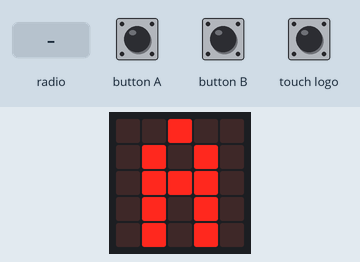
Recording of a program running on a simulated BBC micro:bit (MakeCode). Shown: the board's 5×5 LED display. The inputs (shaded band) are chosen by the test bench.

Above: at 1.2 s.
1.3 s: button B pressed for 0.15 s
At 2.2 s:
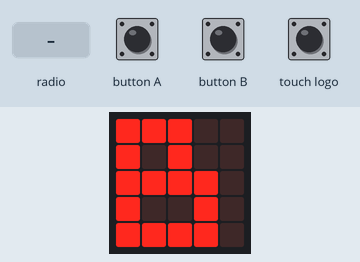
3.1 s: radio message "2" arrives
At 3.52 s:
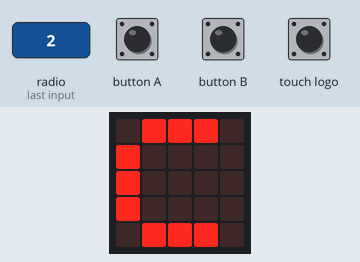
5.2 s: radio message "3" arrives
At 5.58 s:
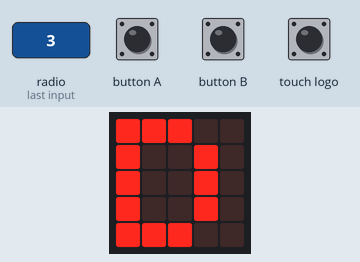
7.2 s: radio message "4" arrives
At 7.64 s:
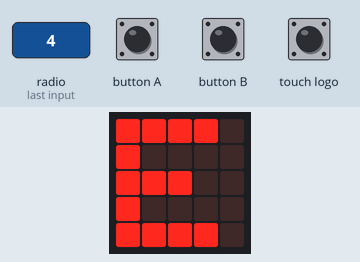
9.3 s: radio message "5" arrives
At 9.7 s:
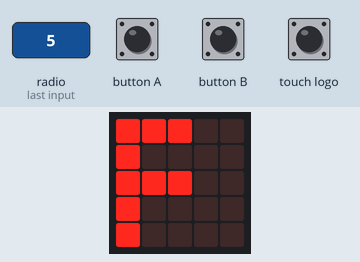
11.4 s: radio message "6" arrives
At 11.76 s:
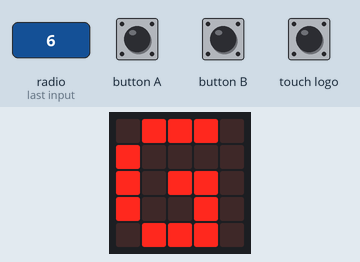
Timing chart, 0 to 14.4 s (numbered marks = the images above; inputs shaded):
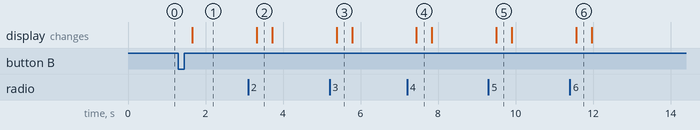

Measured:
- after the input at 1.3 s, the display: changes after 0.36 s (image 1)
- after the input at 3.1 s, the display: changes after 0.22 s (image 2)
- after the input at 5.2 s, the display: changes after 0.18 s (image 3)
- after the input at 7.2 s, the display: changes after 0.24 s (image 4)
- after the input at 9.3 s, the display: changes after 0.20 s (image 5)
- after the input at 11.4 s, the display: changes after 0.16 s (image 6)
- what the display in image 2 shows lasts 0.4 s, from 3.3 s to 3.7 s

The program:

main.ts
```typescript
radio.onReceivedNumber(function (receivedNumber) {
    if (receivedNumber == 0) {
        basic.showLeds(`
            . . # . .
            . # . # .
            . # # # .
            . # . # .
            . # . # .
            `)
    }
    if (receivedNumber == 1) {
        basic.showLeds(`
            # # # . .
            # . # . .
            # # # # .
            # . . # .
            # # # # .
            `)
    }
    if (receivedNumber == 2) {
        basic.showLeds(`
            . # # # .
            # . . . .
            # . . . .
            # . . . .
            . # # # .
            `)
    }
    if (receivedNumber == 3) {
        basic.showLeds(`
            # # # . .
            # . . # .
            # . . # .
            # . . # .
            # # # . .
            `)
    }
    if (receivedNumber == 4) {
        basic.showLeds(`
            # # # # .
            # . . . .
            # # # . .
            # . . . .
            # # # # .
            `)
    }
    if (receivedNumber == 5) {
        basic.showLeds(`
            # # # . .
            # . . . .
            # # # . .
            # . . . .
            # . . . .
            `)
    }
    if (receivedNumber == 6) {
        basic.showLeds(`
            . # # # .
            # . . . .
            # . # # .
            # . . # .
            . # # # .
            `)
    }
    if (receivedNumber == 7) {
        basic.showLeds(`
            # . . # .
            # . . # .
            # # # # .
            # . . # .
            # . . # .
            `)
    }
    if (receivedNumber == 8) {
        basic.showLeds(`
            . # # . .
            . . . . .
            . # # . .
            . # # . .
            . # # . .
            `)
    }
    if (receivedNumber == 9) {
        basic.showLeds(`
            . . . # .
            . . . # .
            . . . # .
            # . . # .
            . # # . .
            `)
    }
    if (receivedNumber == 10) {
        basic.showLeds(`
            # . # . .
            # . # . .
            # # . . .
            # . # . .
            # . # . .
            `)
    }
    if (receivedNumber == 11) {
        basic.showLeds(`
            # . . . .
            # . . . .
            # . . . .
            # . . . .
            # # # . .
            `)
    }
    if (receivedNumber == 12) {
        basic.showLeds(`
            # . . . #
            # # . # #
            # . # . #
            # . . . #
            # . . . #
            `)
    }
    if (receivedNumber == 13) {
        basic.showLeds(`
            # . . . #
            # # . . #
            # . # . #
            # . . # #
            # . . . #
            `)
    }
    if (receivedNumber == 14) {
        basic.showLeds(`
            . # # # .
            # . . . #
            # . . . #
            # . . . #
            . # # # .
            `)
    }
    if (receivedNumber == 15) {
        basic.showLeds(`
            # # # . .
            # . # . .
            # # # . .
            # . . . .
            # . . . .
            `)
    }
    if (receivedNumber == 16) {
        basic.showLeds(`
            # # # . .
            # . # . .
            # # # . .
            . . # . .
            . . # . .
            `)
    }
    if (receivedNumber == 17) {
        basic.showLeds(`
            # # # . .
            # . # . .
            # # . . .
            # . # . .
            # . # . .
            `)
    }
    if (receivedNumber == 18) {
        basic.showLeds(`
            . . # # #
            # # . . .
            . # # # .
            . . . . #
            . # # # .
            `)
    }
    if (receivedNumber == 19) {
        basic.showLeds(`
            # # # # #
            . . # . .
            . . # . .
            . . # . .
            . . # . .
            `)
    }
    if (receivedNumber == 20) {
        basic.showLeds(`
            # . . . #
            # . . . #
            # . . . #
            # . . . #
            . # # # .
            `)
    }
    if (receivedNumber == 21) {
        basic.showLeds(`
            # . . . #
            # . . . #
            # . . . #
            . # . # .
            . . # . .
            `)
    }
    if (receivedNumber == 22) {
        basic.showLeds(`
            # . . . #
            # . . . #
            # . . . #
            # . # . #
            . # . # .
            `)
    }
    if (receivedNumber == 23) {
        basic.showLeds(`
            # . . . #
            . # . # .
            . . # . .
            . # . # .
            # . . . #
            `)
    }
    if (receivedNumber == 24) {
        basic.showLeds(`
            # . . . #
            . # . # .
            . . # . .
            . # . . .
            # . . . .
            `)
    }
    if (receivedNumber == 25) {
        basic.showLeds(`
            # # # # #
            . . . # .
            . . # . .
            . # . . .
            # # # # #
            `)
    }
    if (receivedNumber == 26) {
        basic.showLeds(`
            . . . . .
            . . . . .
            # # # # #
            . . . . .
            . . . . .
            `)
    }
    if (receivedNumber == 100) {
        basic.showLeds(`
            . # . # .
            # # # # #
            . # . # .
            # # # # #
            . # . # .
            `)
    }
})
input.onButtonPressed(Button.A, function () {
    Bla += -1
})
input.onGesture(Gesture.Shake, function () {
    radio.sendNumber(100)
})
input.onButtonPressed(Button.B, function () {
    Bla += 1
})
input.onLogoEvent(TouchButtonEvent.Released, function () {
    radio.sendNumber(Bla)
})
let Bla = 0
radio.setGroup(2007)
basic.forever(function () {
    if (Bla == 0) {
        basic.showLeds(`
            . . # . .
            . # . # .
            . # # # .
            . # . # .
            . # . # .
            `)
    }
    if (Bla == 1) {
        basic.showLeds(`
            # # # . .
            # . # . .
            # # # # .
            # . . # .
            # # # # .
            `)
    }
    if (Bla == 2) {
        basic.showLeds(`
            . # # # .
            # . . . .
            # . . . .
            # . . . .
            . # # # .
            `)
    }
    if (Bla == 3) {
        basic.showLeds(`
            # # # . .
            # . . # .
            # . . # .
            # . . # .
            # # # . .
            `)
    }
    if (Bla == 4) {
        basic.showLeds(`
            # # # # .
            # . . . .
            # # # . .
            # . . . .
            # # # # .
            `)
    }
    if (Bla == 5) {
        basic.showLeds(`
            # # # . .
            # . . . .
            # # # . .
            # . . . .
            # . . . .
            `)
    }
})
basic.forever(function () {
    if (Bla == 25) {
        basic.showLeds(`
            # # # # #
            . . . # .
            . . # . .
            . # . . .
            # # # # #
            `)
    }
})
basic.forever(function () {
    if (Bla == 18) {
        basic.showLeds(`
            . . # # #
            # # . . .
            . # # # .
            . . . . #
            . # # # .
            `)
    }
    if (Bla == 19) {
        basic.showLeds(`
            # # # # #
            . . # . .
            . . # . .
            . . # . .
            . . # . .
            `)
    }
    if (Bla == 20) {
        basic.showLeds(`
            # . . . #
            # . . . #
            # . . . #
            # . . . #
            . # # # .
            `)
    }
    if (Bla == 21) {
        basic.showLeds(`
            # . . . #
            # . . . #
            # . . . #
            . # . # .
            . . # . .
            `)
    }
    if (Bla == 22) {
        basic.showLeds(`
            # . . . #
            # . . . #
            # . . . #
            # . # . #
            . # . # .
            `)
    }
    if (Bla == 23) {
        basic.showLeds(`
            # . . . #
            . # . # .
            . . # . .
            . # . # .
            # . . . #
            `)
    }
})
basic.forever(function () {
    if (Bla == 12) {
        basic.showLeds(`
            # . . . #
            # # . # #
            # . # . #
            # . . . #
            # . . . #
            `)
    }
    if (Bla == 13) {
        basic.showLeds(`
            # . . . #
            # # . . #
            # . # . #
            # . . # #
            # . . . #
            `)
    }
    if (Bla == 14) {
        basic.showLeds(`
            . # # # .
            # . . . #
            # . . . #
            # . . . #
            . # # # .
            `)
    }
    if (Bla == 15) {
        basic.showLeds(`
            # # # . .
            # . # . .
            # # # . .
            # . . . .
            # . . . .
            `)
    }
    if (Bla == 16) {
        basic.showLeds(`
            # # # . .
            # . # . .
            # # # . .
            . . # . .
            . . # . .
            `)
    }
    if (Bla == 17) {
        basic.showLeds(`
            # # # . .
            # . # . .
            # # . . .
            # . # . .
            # . # . .
            `)
    }
})
basic.forever(function () {
    if (Bla == 24) {
        basic.showLeds(`
            # . . . #
            . # . # .
            . . # . .
            . # . . .
            # . . . .
            `)
    }
})
basic.forever(function () {
    if (Bla == 26) {
        basic.showLeds(`
            . . . . .
            . . . . .
            # # # # #
            . . . . .
            . . . . .
            `)
    }
})
basic.forever(function () {
    if (Bla == 6) {
        basic.showLeds(`
            . # # # .
            # . . . .
            # . # # .
            # . . # .
            . # # # .
            `)
    }
    if (Bla == 7) {
        basic.showLeds(`
            # . . # .
            # . . # .
            # # # # .
            # . . # .
            # . . # .
            `)
    }
    if (Bla == 8) {
        basic.showLeds(`
            . # # . .
            . . . . .
            . # # . .
            . # # . .
            . # # . .
            `)
    }
    if (Bla == 9) {
        basic.showLeds(`
            . . . # .
            . . . # .
            . . . # .
            # . . # .
            . # # . .
            `)
    }
    if (Bla == 10) {
        basic.showLeds(`
            # . # . .
            # . # . .
            # # . . .
            # . # . .
            # . # . .
            `)
    }
    if (Bla == 11) {
        basic.showLeds(`
            # . . . .
            # . . . .
            # . . . .
            # . . . .
            # # # . .
            `)
    }
})
```

test.ts
```typescript
// tests gaan hier; deze zal niet worden gecompileerd wanneer dit pakket wordt gebruikt als extensie.
```
